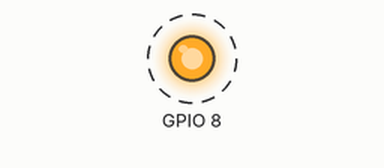
A program run on a simulated ESP32-C3. Shown: output pins drawn as LEDs (lit = HIGH). Dashed ring = blinking. What the program prints to the serial monitor is not drawn.

Above: at 0.5 s.
Timing chart, 0 to 3.0 s (numbered marks = the images above):
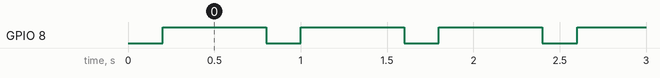

Measured:
- by itself, GPIO 8: alternates HIGH for 0.60 s and LOW for 0.20 s

The program:

main.cpp
```cpp
#include <Arduino.h>

void setup() {
    Serial.begin(115200);    // открыть канал связи с компьютером по USB
    pinMode(8, OUTPUT);      // ножка 8 — выход: к ней на плате подключён светодиод
}

void loop() {
    digitalWrite(8, LOW);    // подать на ножку 0 вольт — светодиод загорится
    Serial.println("горит");
    delay(200);              // подождать 200 мс
    digitalWrite(8, HIGH);   // подать 3,3 вольта — светодиод погаснет
    Serial.println("погас");
    delay(600);
}
```
